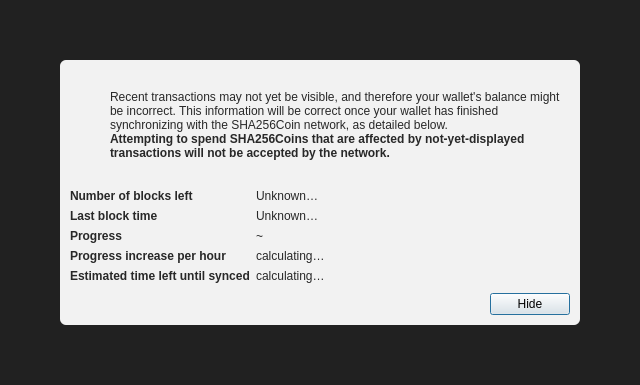
<?xml version="1.0" encoding="UTF-8"?>
<ui version="4.0">
 <class>ModalOverlay</class>
 <widget class="QWidget" name="ModalOverlay">
  <property name="geometry">
   <rect>
    <x>0</x>
    <y>0</y>
    <width>640</width>
    <height>385</height>
   </rect>
  </property>
  <property name="windowTitle">
   <string>Form</string>
  </property>
  <layout class="QVBoxLayout" name="verticalLayout" stretch="0">
   <property name="sizeConstraint">
    <enum>QLayout::SetDefaultConstraint</enum>
   </property>
   <property name="leftMargin">
    <number>0</number>
   </property>
   <property name="topMargin">
    <number>0</number>
   </property>
   <property name="rightMargin">
    <number>0</number>
   </property>
   <property name="bottomMargin">
    <number>0</number>
   </property>
   <item>
    <widget class="QWidget" name="bgWidget" native="true">
     <property name="styleSheet">
      <string notr="true">#bgWidget { background: rgba(0,0,0,220); }</string>
     </property>
     <layout class="QVBoxLayout" name="verticalLayoutMain" stretch="1">
      <property name="leftMargin">
       <number>60</number>
      </property>
      <property name="topMargin">
       <number>60</number>
      </property>
      <property name="rightMargin">
       <number>60</number>
      </property>
      <property name="bottomMargin">
       <number>60</number>
      </property>
      <item>
       <widget class="QWidget" name="contentWidget" native="true">
        <property name="styleSheet">
         <string notr="true">#contentWidget { background: rgba(255,255,255,240); border-radius: 6px; }

QLabel { color: rgb(40,40,40);  }</string>
        </property>
        <layout class="QVBoxLayout" name="verticalLayoutSub" stretch="1,0,0,0">
         <property name="spacing">
          <number>0</number>
         </property>
         <property name="leftMargin">
          <number>10</number>
         </property>
         <property name="topMargin">
          <number>10</number>
         </property>
         <property name="rightMargin">
          <number>10</number>
         </property>
         <property name="bottomMargin">
          <number>10</number>
         </property>
         <item>
          <layout class="QHBoxLayout" name="horizontalLayoutIconText" stretch="0,1">
           <property name="topMargin">
            <number>20</number>
           </property>
           <item>
            <layout class="QVBoxLayout" name="verticalLayoutIcon">
             <property name="leftMargin">
              <number>0</number>
             </property>
             <item>
              <widget class="QPushButton" name="warningIcon">
               <property name="enabled">
                <bool>false</bool>
               </property>
               <property name="text">
                <string/>
               </property>
               <property name="icon">
                <iconset>
                 <normaloff>:/icons/warning</normaloff>
                 <disabledoff>:/icons/warning</disabledoff>:/icons/warning</iconset>
               </property>
               <property name="iconSize">
                <size>
                 <width>48</width>
                 <height>48</height>
                </size>
               </property>
               <property name="flat">
                <bool>true</bool>
               </property>
              </widget>
             </item>
             <item>
              <spacer name="verticalSpacerWarningIcon">
               <property name="orientation">
                <enum>Qt::Vertical</enum>
               </property>
               <property name="sizeHint" stdset="0">
                <size>
                 <width>20</width>
                 <height>40</height>
                </size>
               </property>
              </spacer>
             </item>
            </layout>
           </item>
           <item>
            <layout class="QVBoxLayout" name="verticalLayoutInfoText">
             <property name="leftMargin">
              <number>0</number>
             </property>
             <property name="topMargin">
              <number>0</number>
             </property>
             <item>
              <widget class="QLabel" name="infoText">
               <property name="text">
                <string>Recent transactions may not yet be visible, and therefore your wallet's balance might be incorrect. This information will be correct once your wallet has finished synchronizing with the SHA256Coin network, as detailed below.</string>
               </property>
               <property name="textFormat">
                <enum>Qt::RichText</enum>
               </property>
               <property name="wordWrap">
                <bool>true</bool>
               </property>
              </widget>
             </item>
             <item>
              <widget class="QLabel" name="infoTextStrong">
               <property name="font">
                <font>
                 <weight>75</weight>
                 <bold>true</bold>
                </font>
               </property>
               <property name="text">
                <string>Attempting to spend SHA256Coins that are affected by not-yet-displayed transactions will not be accepted by the network.</string>
               </property>
               <property name="textFormat">
                <enum>Qt::RichText</enum>
               </property>
               <property name="wordWrap">
                <bool>true</bool>
               </property>
              </widget>
             </item>
             <item>
              <spacer name="verticalSpacerInTextSpace">
               <property name="orientation">
                <enum>Qt::Vertical</enum>
               </property>
               <property name="sizeHint" stdset="0">
                <size>
                 <width>20</width>
                 <height>40</height>
                </size>
               </property>
              </spacer>
             </item>
            </layout>
           </item>
          </layout>
         </item>
         <item>
          <spacer name="verticalSpacerAfterText">
           <property name="orientation">
            <enum>Qt::Vertical</enum>
           </property>
           <property name="sizeHint" stdset="0">
            <size>
             <width>20</width>
             <height>40</height>
            </size>
           </property>
          </spacer>
         </item>
         <item>
          <layout class="QFormLayout" name="formLayout">
           <property name="fieldGrowthPolicy">
            <enum>QFormLayout::FieldsStayAtSizeHint</enum>
           </property>
           <property name="horizontalSpacing">
            <number>6</number>
           </property>
           <property name="verticalSpacing">
            <number>6</number>
           </property>
           <property name="topMargin">
            <number>10</number>
           </property>
           <item row="0" column="0">
            <widget class="QLabel" name="labelNumberOfBlocksLeft">
             <property name="font">
              <font>
               <weight>75</weight>
               <bold>true</bold>
              </font>
             </property>
             <property name="text">
              <string>Number of blocks left</string>
             </property>
            </widget>
           </item>
           <item row="0" column="1">
            <widget class="QLabel" name="numberOfBlocksLeft">
             <property name="text">
              <string>Unknown…</string>
             </property>
            </widget>
           </item>
           <item row="1" column="0">
            <widget class="QLabel" name="labelLastBlockTime">
             <property name="font">
              <font>
               <weight>75</weight>
               <bold>true</bold>
              </font>
             </property>
             <property name="text">
              <string>Last block time</string>
             </property>
            </widget>
           </item>
           <item row="1" column="1">
            <widget class="QLabel" name="newestBlockDate">
             <property name="sizePolicy">
              <sizepolicy hsizetype="Maximum" vsizetype="Preferred">
               <horstretch>0</horstretch>
               <verstretch>0</verstretch>
              </sizepolicy>
             </property>
             <property name="text">
              <string>Unknown…</string>
             </property>
            </widget>
           </item>
           <item row="2" column="0">
            <widget class="QLabel" name="labelSyncDone">
             <property name="font">
              <font>
               <weight>75</weight>
               <bold>true</bold>
              </font>
             </property>
             <property name="text">
              <string>Progress</string>
             </property>
            </widget>
           </item>
           <item row="2" column="1">
            <layout class="QHBoxLayout" name="horizontalLayoutSync" stretch="0,1">
             <item>
              <widget class="QLabel" name="percentageProgress">
               <property name="text">
                <string notr="true">~</string>
               </property>
              </widget>
             </item>
            </layout>
           </item>
           <item row="4" column="0">
            <widget class="QLabel" name="labelProgressIncrease">
             <property name="font">
              <font>
               <weight>75</weight>
               <bold>true</bold>
              </font>
             </property>
             <property name="text">
              <string>Progress increase per hour</string>
             </property>
            </widget>
           </item>
           <item row="4" column="1">
            <widget class="QLabel" name="progressIncreasePerH">
             <property name="text">
              <string>calculating…</string>
             </property>
            </widget>
           </item>
           <item row="5" column="0">
            <widget class="QLabel" name="labelEstimatedTimeLeft">
             <property name="font">
              <font>
               <weight>75</weight>
               <bold>true</bold>
              </font>
             </property>
             <property name="text">
              <string>Estimated time left until synced</string>
             </property>
            </widget>
           </item>
           <item row="5" column="1">
            <widget class="QLabel" name="expectedTimeLeft">
             <property name="text">
              <string>calculating…</string>
             </property>
            </widget>
           </item>
          </layout>
         </item>
         <item>
          <layout class="QHBoxLayout" name="horizontalLayoutButtons">
           <property name="leftMargin">
            <number>10</number>
           </property>
           <property name="topMargin">
            <number>10</number>
           </property>
           <item>
            <spacer name="horizontalSpacer">
             <property name="orientation">
              <enum>Qt::Horizontal</enum>
             </property>
             <property name="sizeHint" stdset="0">
              <size>
               <width>40</width>
               <height>20</height>
              </size>
             </property>
            </spacer>
           </item>
           <item>
            <widget class="QPushButton" name="closeButton">
             <property name="text">
              <string>Hide</string>
             </property>
             <property name="shortcut">
              <string>Esc</string>
             </property>
             <property name="focusPolicy">
              <enum>Qt::StrongFocus</enum>
             </property>
             <property name="default">
              <bool>true</bool>
             </property>
            </widget>
           </item>
          </layout>
         </item>
        </layout>
       </widget>
      </item>
     </layout>
    </widget>
   </item>
  </layout>
 </widget>
 <resources/>
 <connections/>
</ui>
